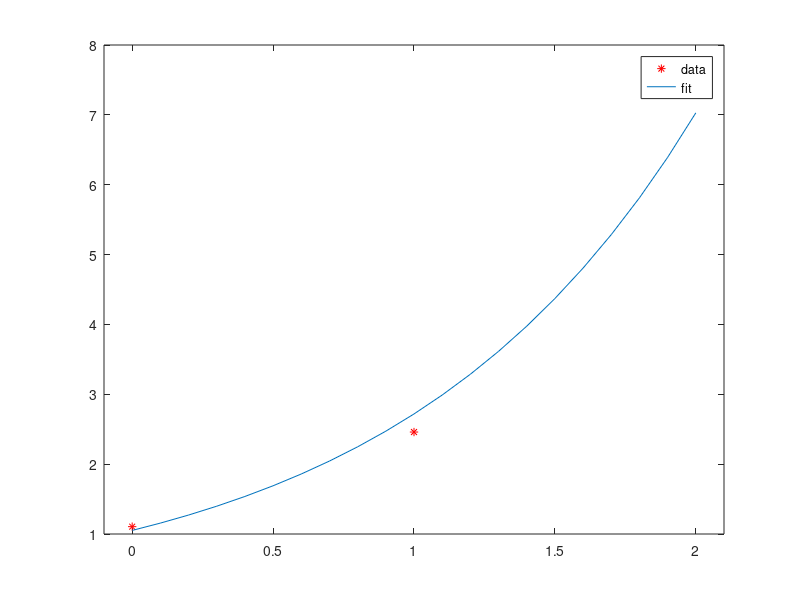

This chart was generated by the following MATLAB code:
% Question 3
clear all
close all

t = [0;1;2];
tt = [0:0.1:2];
z = exp([0.1;0.9;2]);
b = log(z);
A = [ones(3,1),t];
u = A\b;

uu = exp(u);
ut = uu(1)*exp(u(2)*tt);
plot(t,z,'r*',tt,ut)
xlim([-0.1,2.1])
legend('data','fit','Location','Best')
